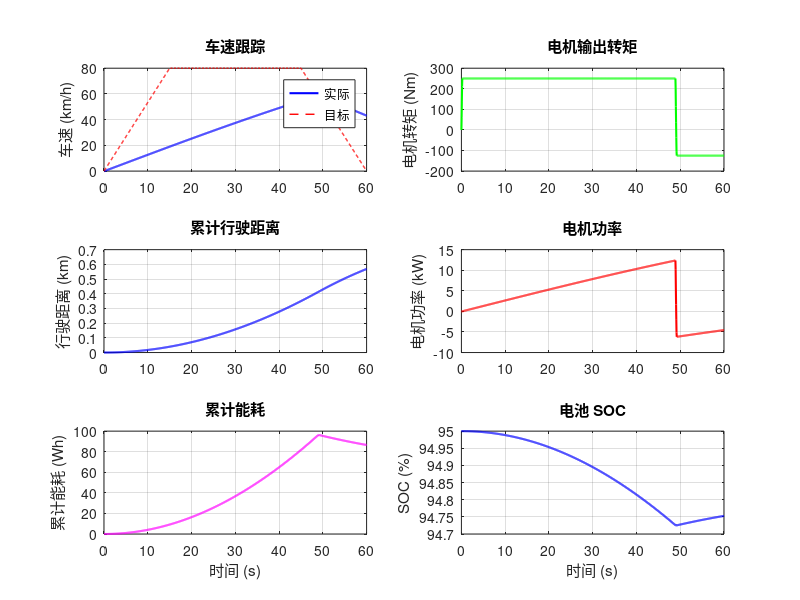

Write MATLAB code to recreate this figure.
%% 简单电动汽车动力学仿真
% MATLAB R2016b 兼容
% 包含：电机转矩特性 + 纵向动力学 + 能耗估算

clear; clc; close all;

%% 车辆参数
m  = 1600;       % 整车质量 [kg]
Cd = 0.28;       % 风阻系数
Af = 2.1;        % 迎风面积 [m^2]
rho = 1.225;     % 空气密度 [kg/m^3]
f  = 0.012;      % 滚动阻力系数
g  = 9.81;       % 重力加速度 [m/s^2]
rw = 0.33;       % 车轮半径 [m]

%% 电机参数（永磁同步电机简化模型）
P_max  = 100000; % 峰值功率 [W]
T_max  = 250;    % 峰值转矩 [Nm]
n_base = 3800;   % 基速 [rpm]（恒转矩区上限）
n_max  = 9000;   % 最高转速 [rpm]
eta_motor = 0.90; % 电机平均效率

%% 电池参数
V_bat = 350;     % 电池标称电压 [V]
Q_bat = 100;     % 电池容量 [Ah]
SOC_init = 0.95; % 初始 SOC

%% 仿真设置
dt = 0.05;       % 步长 [s]
T  = 60;         % 总仿真时间 [s]
t  = 0:dt:T;
n  = length(t);

%% 目标车速曲线（加速-匀速-减速）
v_target = zeros(1, n);
for i = 1:n
    if t(i) <= 15
        v_target(i) = (80/3.6) * (t(i)/15);     % 0-80km/h 加速
    elseif t(i) <= 45
        v_target(i) = 80/3.6;                     % 匀速 80km/h
    else
        v_target(i) = max(0, 80/3.6 * (1 - (t(i)-45)/15)); % 减速到0
    end
end

%% 仿真
v = zeros(1, n);     % 实际车速 [m/s]
s = zeros(1, n);     % 位移 [m]
T_m = zeros(1, n);   % 电机转矩 [Nm]
P_m = zeros(1, n);   % 电机功率 [W]
E_cons = zeros(1, n);% 累计能耗 [Wh]
SOC = SOC_init * ones(1, n);

for i = 2:n
    % 简单驾驶员模型：PID 跟踪目标车速
    v_err = v_target(i-1) - v(i-1);
    a_req = 2.0 * v_err;  % P 控制
    a_req = max(-3, min(3, a_req));  % 限制加速度范围

    % 阻力
    F_air = 0.5 * rho * Cd * Af * v(i-1)^2;
    F_roll = f * m * g;
    F_resist = F_air + F_roll;

    % 需求驱动力
    F_req = m * a_req + F_resist;

    % 电机转矩限制
    motor_rpm = v(i-1) * 60 / (2 * pi * rw);
    if motor_rpm <= n_base
        T_avail = T_max;  % 恒转矩区
    else
        T_avail = T_max * n_base / motor_rpm;  % 恒功率区
    end
    T_avail = max(0, T_avail);

    T_wheel = F_req * rw;
    T_wheel = max(-T_avail*0.5, min(T_avail, T_wheel));  % 限制在电机能力内
    T_m(i) = T_wheel;

    % 车辆动力学
    F_trac = T_wheel / rw;
    a = (F_trac - F_resist) / m;
    v(i) = v(i-1) + a * dt;
    v(i) = max(0, v(i));
    s(i) = s(i-1) + v(i) * dt;

    % 功率和能耗
    P_m(i) = T_m(i) * (motor_rpm * 2 * pi / 60);
    if P_m(i) > 0
        P_bat = P_m(i) / eta_motor;
    else
        P_bat = P_m(i) * 0.6;  % 回馈制动（简化）
    end
    E_cons(i) = E_cons(i-1) + P_bat * dt / 3600;  % Wh

    SOC(i) = SOC(i-1) - P_bat * dt / (V_bat * Q_bat * 3600);
end

%% 绘图
figure('Position', [100 100, 900, 650]);

subplot(3,2,1);
plot(t, v*3.6, 'b-', 'LineWidth', 1.5); hold on;
plot(t, v_target*3.6, 'r--', 'LineWidth', 1);
ylabel('车速 (km/h)'); grid on;
legend('实际', '目标', 'Location', 'best');
title('车速跟踪');

subplot(3,2,2);
plot(t, T_m, 'g-', 'LineWidth', 1.5);
ylabel('电机转矩 (Nm)'); grid on;
title('电机输出转矩');

subplot(3,2,3);
plot(t, s/1000, 'b-', 'LineWidth', 1.5);
ylabel('行驶距离 (km)'); grid on;
title('累计行驶距离');

subplot(3,2,4);
plot(t, P_m/1000, 'r-', 'LineWidth', 1.5);
ylabel('电机功率 (kW)'); grid on;
title('电机功率');

subplot(3,2,5);
plot(t, E_cons, 'm-', 'LineWidth', 1.5);
xlabel('时间 (s)'); ylabel('累计能耗 (Wh)'); grid on;
title('累计能耗');

subplot(3,2,6);
plot(t, SOC*100, 'b-', 'LineWidth', 1.5);
xlabel('时间 (s)'); ylabel('SOC (%)'); grid on;
title('电池 SOC');

%% 输出
fprintf('===== 仿真结果 =====\n');
fprintf('最高车速: %.1f km/h\n', max(v)*3.6);
fprintf('总行驶距离: %.2f km\n', s(end)/1000);
fprintf('累计能耗: %.1f Wh\n', E_cons(end));
fprintf('百公里能耗: %.1f kWh/100km\n', E_cons(end) / (s(end)/1000) / 10);
fprintf('剩余 SOC: %.1f%%\n', SOC(end)*100);
fprintf('估算续航: %.0f km\n', s(end) * SOC_init / (SOC_init - SOC(end) + 0.001));
